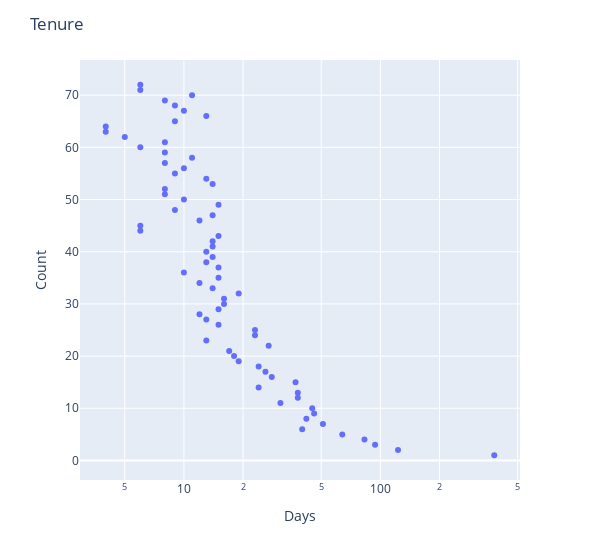

Write notebook code for a chart like this one.
### Code cell
X = pd.DataFrame(churn_yes['tenure'].value_counts().reset_index())# Plotting
fig = px.scatter(X, x="tenure",y='index',log_x=True, width=600)
fig.update_layout(title='Tenure')
fig.update_xaxes(title='Days')
fig.update_yaxes(title='Count')
fig.show()

### Figure 1 — Plotly figure (JSON) as saved in the notebook; plotly's stock layout.template omitted (floating-point values rounded to 4 significant figures)
{"data": [{"hovertemplate": "tenure=%{x}<br>index=%{y}<extra></extra>", "legendgroup": "", "marker": {"color": "#636efa", "symbol": "circle"}, "mode": "markers", "name": "", "orientation": "v", "showlegend": false, "type": "scatter", "x": [380, 123, 94, 83, 64, 51, 46, 45, 42, 40, 38, 38, 37, 31, 28, 27, 26, 24, 24, 23, 23, 19, 19, 18, 17, 16, 16, 15, 15, 15, 15, 15, 15, 14, 14, 14, 14, 14, 14, 13, 13, 13, 13, 13, 13, 12, 12, 12, 11, 11, 10, 10, 10, 10, 9, 9, 9, 9, 8, 8, 8, 8, 8, 8, 6, 6, 6, 6, 6, 5, 4, 4], "xaxis": "x", "y": [1, 2, 3, 4, 5, 7, 9, 10, 8, 6, 13, 12, 15, 11, 16, 22, 17, 18, 14, 24, 25, 32, 19, 20, 21, 30, 31, 26, 35, 29, 43, 49, 37, 39, 53, 41, 42, 33, 47, 23, 38, 54, 66, 27, 40, 46, 34, 28, 70, 58, 56, 67, 50, 36, 55, 65, 48, 68, 51, 57, 52, 59, 61, 69, 71, 44, 45, 60, 72, 62, 64, 63], "yaxis": "y"}], "layout": {"legend": {"tracegroupgap": 0}, "margin": {"t": 60}, "title": {"text": "Tenure"}, "width": 600, "xaxis": {"anchor": "y", "domain": [0, 1], "title": {"text": "Days"}, "type": "log"}, "yaxis": {"anchor": "x", "domain": [0, 1], "title": {"text": "Count"}}}}
